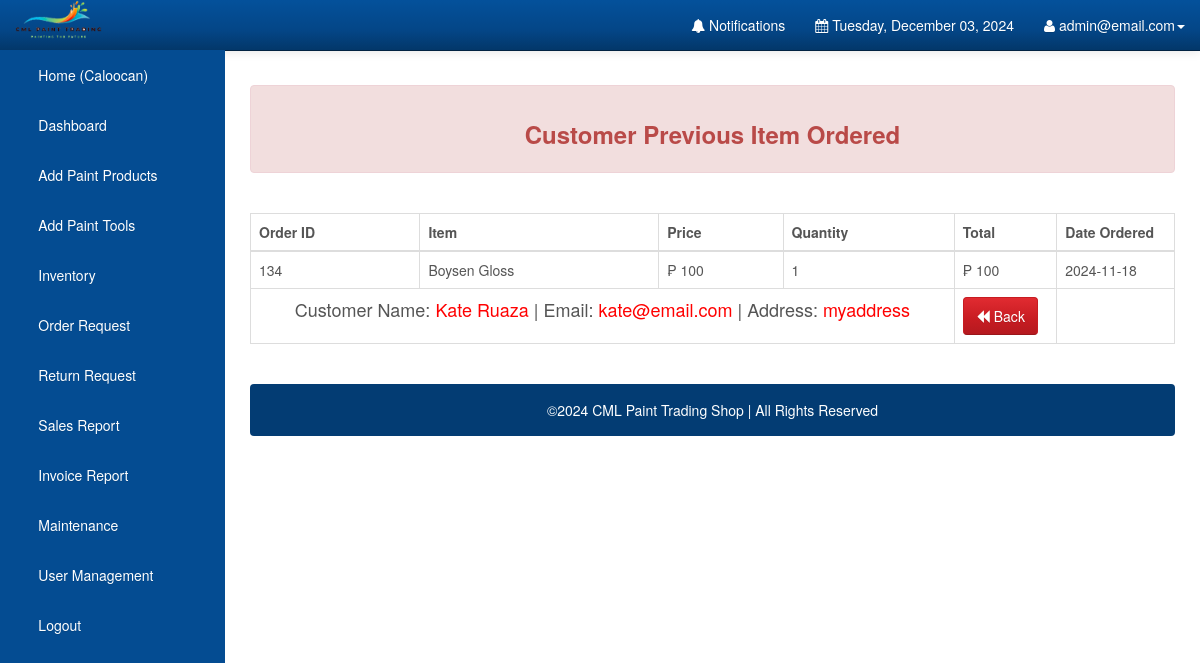
The app's page /Admin/previous_orders.php?previous_id=66 (signed in) with its own data.
### tables this page shows
CREATE TABLE `orderdetails` (
  `order_id` int(10) UNSIGNED NOT NULL,
  `user_id` int(11) NOT NULL DEFAULT 0,
  `order_name` varchar(1000) NOT NULL DEFAULT '',
  `order_price` double NOT NULL DEFAULT 0,
  `order_quantity` int(10) UNSIGNED NOT NULL DEFAULT 0,
  `order_total` double NOT NULL DEFAULT 0,
  `order_status` varchar(45) NOT NULL DEFAULT '',
  `order_date` date DEFAULT NULL,
  `order_pick_up` datetime(6) DEFAULT NULL,
  `order_pick_place` enum('Quezon City','Caloocan','Valenzuela','San Jose de Monte') DEFAULT NULL,
  `gl` enum('Gallon','Liter') DEFAULT NULL,
  `payment_id` int(11) DEFAULT NULL,
  `product_id` int(11) DEFAULT NULL,
  `branch_id` int(11) DEFAULT NULL
);

CREATE TABLE `users` (
  `user_id` int(11) NOT NULL,
  `user_email` varchar(1000) NOT NULL,
  `user_password` varchar(1000) NOT NULL,
  `user_firstname` varchar(1000) NOT NULL,
  `user_lastname` varchar(1000) NOT NULL,
  `user_address` varchar(1000) NOT NULL,
  `user_mobile` varchar(255) NOT NULL,
  `type` enum('Admin','Customer','Cashier') DEFAULT NULL,
  `assigned_branch` enum('Caloocan','San Jose Del Monte, Bulacan','Quezon City','Valenzuela City') DEFAULT NULL
);

### Admin/previous_orders.php (the view, shortened to what this page needs)
<?php
require_once 'config.php';
if (isset($_GET['previous_id']) && !empty($_GET['previous_id'])) {
    $view_id = $_GET['previous_id'];
    $stmt_edit = $DB_con->prepare('SELECT users.*, orderdetails.* FROM users INNER JOIN orderdetails ON users.user_id = orderdetails.user_id WHERE orderdetails.payment_id = :previous_id');
    $stmt_edit->execute(array(':previous_id' => $view_id));
    $edit_row = $stmt_edit->fetch(PDO::FETCH_ASSOC);
    extract($edit_row);
    $_user_firstname = $edit_row['user_firstname'];
    $_user_lastname = $edit_row['user_lastname'];
    $_user_address = $edit_row['user_address'];
    $_user_email = $edit_row['user_email'];
} else {
    header("Location: customers.php");
    exit;
}
?>
<!DOCTYPE html>
<html lang="en">
<head>
    <link rel="stylesheet" type="text/css" href="bootstrap/css/bootstrap.min.css" />
    <link rel="stylesheet" type="text/css" href="font-awesome/css/font-awesome.min.css" />
    <link rel="stylesheet" type="text/css" href="css/local.css" />
</head>
<body>
<div id="wrapper">
    <?php include('navigation.php'); ?>
    <div id="page-wrapper">
        <div class="alert alert-danger">
            <center><h3><strong>Customer Previous Item Ordered</strong></h3></center>
        </div>
        <br />
        <div class="table-responsive">
            <table class="display table table-bordered" id="example" cellspacing="0" width="100%">
                <thead>
                <tr>
                    <th>Order ID</th>
                    <th>Item</th>
                    <th>Price</th>
                    <th>Quantity</th>
                    <th>Total</th>
                    <th>Date Ordered</th>
                </tr>
                </thead>
                <tbody>
                <?php
                $stmt = $DB_con->prepare("SELECT * FROM orderdetails WHERE order_id = :order_id AND (order_status = 'Verification' OR order_status = 'Pending')");
                $stmt->bindParam(':order_id', $order_id, PDO::PARAM_INT);
                $stmt->execute();
                if($stmt->rowCount() > 0) {
                    while($row = $stmt->fetch(PDO::FETCH_ASSOC)) {
                        ?>
                        <tr>
                            <td><?php echo $row['order_id']; ?></td>
                            <td><?php echo $row['order_name']; ?></td>
                            <td>&#8369; <?php echo $row['order_price']; ?> </td>
                            <td><?php echo $row['order_quantity']; ?></td>
                            <td>&#8369; <?php echo $row['order_total']; ?></td>
                            <td><?php echo $row['order_date']; ?></td>
                        </tr>
                        <?php
                    }
                }
                echo "<tr>";
                echo "<td colspan='4' align='center' style='font-size:18px;'>"."Customer Name: <span style='color:red;'>{$_user_firstname} {$_user_lastname}</span> | Email: <span style='color:red;'>{$_user_email}</span> | Address: <span style='color:red;'>{$_user_address}</span>";
                echo "</td>";
                echo "<td><a class='btn btn-danger' href='customers.php'><span class='glyphicon glyphicon-backward'></span> Back</a></td>";
                echo "</tr>";
                echo "</tbody>";
                echo "</table>";
                echo "</div>";
                echo "<br />";
                echo '<div class="alert alert-default" style="background-color:#033c73;">
                        <p style="color:white;text-align:center;">
                        &copy;2024 CML Paint Trading Shop | All Rights Reserved
                        </p>
                      </div>';
                ?>
        </div>
    </div>
</body>
</html>

### Admin/css/local.css (style rules this page uses)
#wrapper { padding-left: 0; }
#page-wrapper { width: 100%; padding: 5px 15px; }
body { font-family: "Helvetica Neue", Helvetica, Arial, sans-serif; font-size: 14px; line-height: 1.42857143; color: #555555; background-color: #ffffff; }
.btn { display: inline-block; margin-bottom: 0; font-weight: normal; text-align: center; vertical-align: middle; cursor: pointer; background-image: none; border: 1px solid transparent; white-space: nowrap; padding: 8px 12px; font-size: 14px; line-height: 1.42857143; border-radius: 4px; -webkit-user-select: none; -moz-user-select: none; -ms-user-select: none; user-select: none; }
.btn-danger { color: #ffffff; background-color: #c71c22; border-color: #c71c22; }
.alert-danger { background-color: #f2dede; border-color: #eed3d7; color: #b94a48; }
.btn { text-shadow: 0 1px 0 rgba(0, 0, 0, 0.1); }
.btn-danger { background-image: -webkit-linear-gradient(#e12b31, #c71c22 60%, #b5191f); background-image: linear-gradient(#e12b31, #c71c22 60%, #b5191f); background-repeat: no-repeat; filter: progid:DXImageTransform.Microsoft.gradient(startColorstr='#ffe12b31', endColorstr='#ffb5191f', GradientType=0); filter: none; border-bottom: 1px solid #9a161a; }
a { color: #2fa4e7; text-decoration: none; }
@media (min-width:768px) { #wrapper { padding-left: 225px; } }
@media (min-width:768px) { #page-wrapper { padding: 15px 25px; } }

### records on screen
orderdetails: order_id "134", order_name "Boysen Gloss", order_price "100", order_quantity "1", order_total "100", order_date "2024-11-18"
users: user_firstname "Kate", user_lastname "Ruaza", user_email "kate@email.com", user_address "myaddress"

### other values on screen
$_SESSION['current_branch'] "Caloocan"
$admin_username "admin@email.com"
